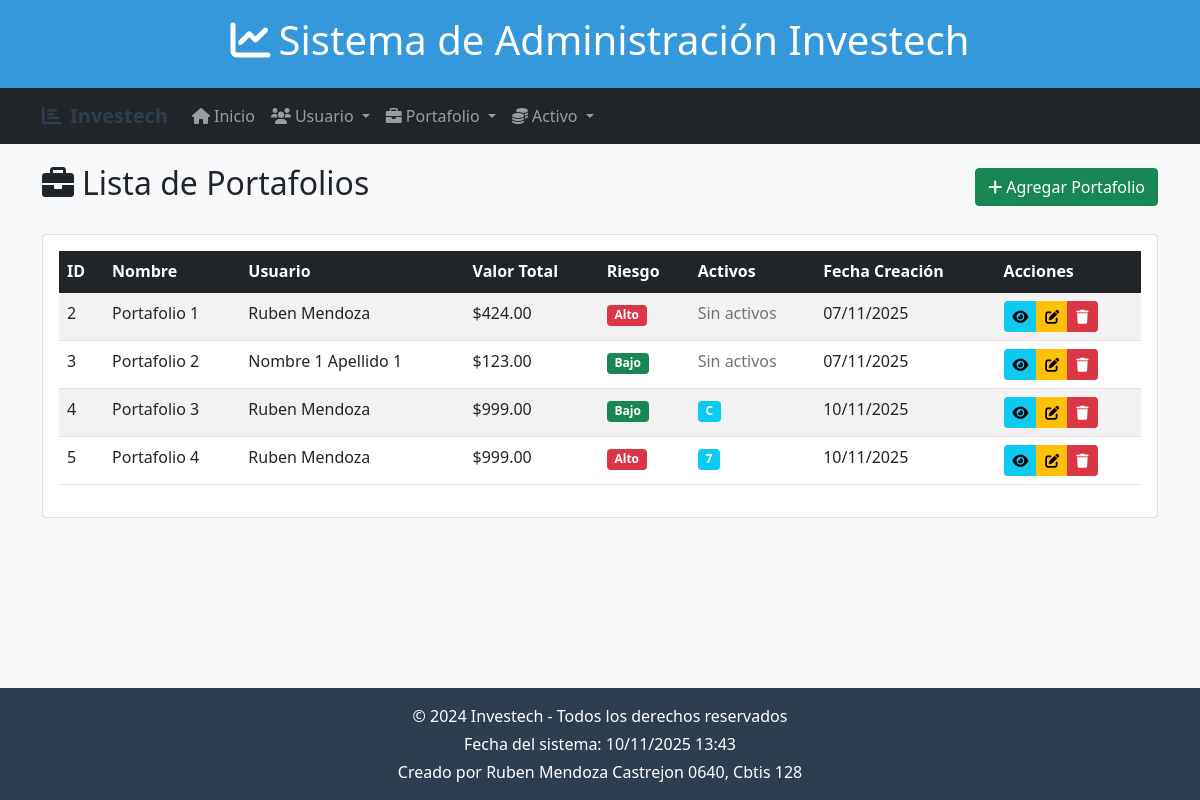
Screenshot of /portafolios/ with the database file from the repository.
### app_investech/models.py (models this page shows, shortened)
class Portafolio(models.Model):
    usuario = models.ForeignKey(Usuario, on_delete=models.CASCADE, related_name="portafolios")
    nombre = models.CharField(max_length=100)
    descripcion = models.TextField(blank=True)
    valor_total = models.DecimalField(max_digits=12, decimal_places=2, default=0.00)
    fecha_creacion = models.DateTimeField(auto_now_add=True)
    riesgo = models.CharField(max_length=50, choices=[('bajo', 'Bajo'), ('medio', 'Medio'), ('alto', 'Alto')])
    activos = models.ManyToManyField('Activo', related_name="portafolios")

class Usuario(models.Model):
    nombre = models.CharField(max_length=100)
    apellido = models.CharField(max_length=100)
    email = models.EmailField(unique=True)
    telefono = models.CharField(max_length=20, blank=True, null=True)
    fecha_registro = models.DateTimeField(auto_now_add=True)
    pais = models.CharField(max_length=50)
    saldo_disponible = models.DecimalField(max_digits=12, decimal_places=2, default=0.00)

class Activo(models.Model):
    nombre = models.CharField(max_length=100)
    tipo = models.CharField(max_length=50, choices=[
        ('accion', 'Acción'),
        ('bono', 'Bono'),
        ('cripto', 'Criptomoneda'),
        ('fondo', 'Fondo de inversión'),
        ('otro', 'Otro'),
    ])
    simbolo = models.CharField(max_length=10)
    precio_actual = models.DecimalField(max_digits=10, decimal_places=2)
    fecha_actualizacion = models.DateTimeField(auto_now=True)
    mercado = models.CharField(max_length=100)
    volatilidad = models.DecimalField(max_digits=5, decimal_places=2, help_text="Porcentaje de volatilidad")

### app_investech/views.py (the view)
# urls.py: path('portafolios/', views.inicio_portafolio, name='inicio_portafolio'),
def inicio_portafolio(request):
    portafolios = Portafolio.objects.all()
    return render(request, 'portafolio/ver_portafolio.html', {'portafolios': portafolios})

### app_investech/templates/portafolio/ver_portafolio.html (shortened to what this page needs)
{% extends 'base.html' %}
{% block content %}
<div class="d-flex justify-content-between align-items-center mb-4">
    <h2><i class="fas fa-briefcase me-2"></i>Lista de Portafolios</h2>
    <a href="{% url 'agregar_portafolio' %}" class="btn btn-success">
        <i class="fas fa-plus me-1"></i>Agregar Portafolio
    </a>
</div>
<div class="card">
    <div class="card-body">
        {% if portafolios %}
        <div class="table-responsive">
            <table class="table table-striped table-hover">
                <thead class="table-dark">
                    <tr>
                        <th>ID</th>
                        <th>Nombre</th>
                        <th>Usuario</th>
                        <th>Valor Total</th>
                        <th>Riesgo</th>
                        <th>Activos</th>
                        <th>Fecha Creación</th>
                        <th>Acciones</th>
                    </tr>
                </thead>
                <tbody>
                    {% for portafolio in portafolios %}
                    <tr>
                        <td>{{ portafolio.id }}</td>
                        <td>{{ portafolio.nombre }}</td>
                        <td>{{ portafolio.usuario.nombre }} {{ portafolio.usuario.apellido }}</td>
                        <td>${{ portafolio.valor_total }}</td>
                        <td>
                            <span class="badge
                                {% if portafolio.riesgo == 'bajo' %}bg-success
                                {% elif portafolio.riesgo == 'medio' %}bg-warning
                                {% else %}bg-danger{% endif %}">
                                {{ portafolio.get_riesgo_display }}
                            </span>
                        </td>
                        <td>
                            {% if portafolio.activos.all %}
                                {% for activo in portafolio.activos.all %}
                                    <span class="badge bg-info me-1" title="{{ activo.nombre }} - ${{ activo.precio_actual }}">
                                        {{ activo.simbolo }}
                                    </span>
                                {% endfor %}
                            {% else %}
                                <span class="text-muted">Sin activos</span>
                            {% endif %}
                        </td>
                        <td>{{ portafolio.fecha_creacion|date:"d/m/Y" }}</td>
                        <td>
                            <div class="btn-group btn-group-sm">
                                <a href="#" class="btn btn-info" title="Ver">
                                    <i class="fas fa-eye"></i>
                                </a>
                                <a href="{% url 'actualizar_portafolio' portafolio.id %}" class="btn btn-warning" title="Editar">
                                    <i class="fas fa-edit"></i>
                                </a>
                                <a href="{% url 'borrar_portafolio' portafolio.id %}" class="btn btn-danger" title="Borrar">
                                    <i class="fas fa-trash"></i>
                                </a>
                            </div>
                        </td>
                    </tr>
                    {% endfor %}
                </tbody>
            </table>
        </div>
        {% endif %}
    </div>
</div>
{% endblock %}

### app_investech/templates/base.html (shortened to what this page needs)
<!DOCTYPE html>
<html lang="es">
<head>
    <link href="https://cdn.jsdelivr.net/npm/bootstrap@5.1.3/dist/css/bootstrap.min.css" rel="stylesheet">
    <link href="https://cdnjs.cloudflare.com/ajax/libs/font-awesome/6.0.0/css/all.min.css" rel="stylesheet">
</head>
<body>
    {% include 'header.html' %}
    {% include 'navbar.html' %}
    <div class="main-content">
        <div class="container">
            {% block content %}
            {% endblock %}
        </div>
    </div>
    {% include 'footer.html' %}
</body>
</html>

### app_investech/templates/header.html
<header class="bg-primary text-white text-center py-3">
    <div class="container">
        <h1><i class="fas fa-chart-line me-2"></i>Sistema de Administración Investech</h1>
    </div>
</header>

### app_investech/templates/navbar.html (shortened to what this page needs)
<nav class="navbar navbar-expand-lg navbar-dark bg-dark">
    <div class="container">
        <a class="navbar-brand" href="{% url 'inicio' %}">
            <i class="fas fa-chart-bar me-2"></i>Investech
        </a>
        <div class="collapse navbar-collapse" id="navbarNav">
            <ul class="navbar-nav me-auto">
                <li class="nav-item">
                    <a class="nav-link" href="{% url 'inicio' %}">
                        <i class="fas fa-home me-1"></i>Inicio
                    </a>
                </li>
                <li class="nav-item dropdown">
                    <a class="nav-link dropdown-toggle" href="#" id="usuarioDropdown" role="button" data-bs-toggle="dropdown">
                        <i class="fas fa-users me-1"></i>Usuario
                    </a>
                </li>
                <li class="nav-item dropdown">
                    <a class="nav-link dropdown-toggle" href="#" id="portafolioDropdown" role="button" data-bs-toggle="dropdown">
                        <i class="fas fa-briefcase me-1"></i>Portafolio
                    </a>
                </li>
                <li class="nav-item dropdown">
                    <a class="nav-link dropdown-toggle" href="#" id="activoDropdown" role="button" data-bs-toggle="dropdown">
                        <i class="fas fa-coins me-1"></i>Activo
                    </a>
                </li>
            </ul>
        </div>
    </div>
</nav>

### app_investech/templates/footer.html
<footer class="footer py-3 mt-5">
    <div class="container text-center">
        <p class="mb-1">&copy; 2024 Investech - Todos los derechos reservados</p>
        <p class="mb-1">Fecha del sistema: {% now "d/m/Y H:i" %}</p>
        <p class="mb-0">Creado por Ruben Mendoza Castrejon 0640, Cbtis 128</p>
    </div>
</footer>

### app_investech/templates/base.html (style rules this page uses)
body { background-color: #f8f9fa; min-height: 100vh; display: flex; flex-direction: column; }
.main-content { flex: 1; padding: 20px 0; }
.navbar-brand { font-weight: bold; color: #2c3e50 !important; }
.bg-primary { background-color: #3498db !important; }
.footer { background-color: #2c3e50; color: white; margin-top: auto; }

### rows the page displays
Portafolio: id "2", nombre "Portafolio 1", usuario.nombre "Ruben", usuario.apellido "Mendoza", valor_total "424.00", riesgo "Alto", shows "Sin activos", fecha_creacion "07/11/2025"
Portafolio: id "3", nombre "Portafolio 2", usuario.nombre "Nombre 1", usuario.apellido "Apellido 1", valor_total "123.00", riesgo "Bajo", shows "Sin activos", fecha_creacion "07/11/2025"
Portafolio: id "4", nombre "Portafolio 3", usuario.nombre "Ruben", usuario.apellido "Mendoza", valor_total "999.00", riesgo "Bajo", fecha_creacion "10/11/2025"
Activo: simbolo "C"
Portafolio: id "5", nombre "Portafolio 4", usuario.nombre "Ruben", usuario.apellido "Mendoza", valor_total "999.00", riesgo "Alto", fecha_creacion "10/11/2025"
Activo: simbolo "7"
